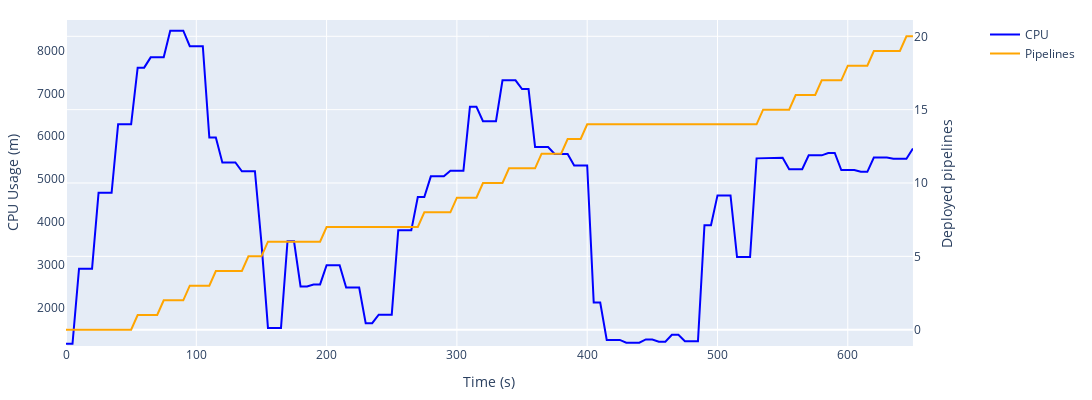

The notebook cell saved with this chart:
### Code cell
# Create figure with secondary y-axis
fig = make_subplots(specs=[[{"secondary_y": True}]])

# Add CPU usage line trace (primary y-axis)
fig.add_trace(
    go.Scatter(
        x=data["time"],
        y=data["cpu"],
        mode="lines",
        name="CPU",
        line=dict(color="blue"),
    ),
    secondary_y=False,
)

# Add pipeline plot curve (secondary y-axis)
fig.add_trace(
    go.Scatter(
        x=events["timestep"],
        y=events["pipelines"],
        mode="lines",
        name="Pipelines",
        line=dict(color="orange"),
    ),
    secondary_y=True,
)

# Update layout
fig.update_layout(
    xaxis_title="Time (s)",
    yaxis_title="CPU Usage (m)",
    height=400,
    width=1200,
    margin=dict(l=20, r=20, t=20, b=20),
    showlegend=True,
    yaxis=dict(showgrid=False),
)

# Set secondary y-axis title
fig.update_yaxes(title_text="Deployed pipelines", secondary_y=True)
fig.update_yaxes(title_text="CPU Usage (m)", secondary_y=False)
fig.update_yaxes(range=[data["cpu"].min()-50, data["cpu"].max()+250], secondary_y=False)

write_image(fig, "pipelines_cpu_usage.pdf")

### Figure 1 — Plotly figure (JSON) as saved in the notebook; plotly's stock layout.template omitted (floating-point values rounded to 4 significant figures; data arrays with more than 128 entries replaced by an {"elided": "..."} marker saying what was removed)
{"data": [{"line": {"color": "blue"}, "mode": "lines", "name": "CPU", "type": "scatter", "x": {"elided": "131 int values"}, "xaxis": "x", "y": {"elided": "131 int values"}, "yaxis": "y"}, {"line": {"color": "orange"}, "mode": "lines", "name": "Pipelines", "type": "scatter", "x": {"elided": "131 int values"}, "xaxis": "x", "y": {"elided": "131 int values"}, "yaxis": "y2"}], "layout": {"height": 400, "margin": {"b": 20, "l": 20, "r": 20, "t": 20}, "showlegend": true, "width": 1200, "xaxis": {"anchor": "y", "domain": [0, 0.94], "title": {"text": "Time (s)"}}, "yaxis": {"anchor": "x", "domain": [0, 1], "range": [1108, 8711], "showgrid": false, "title": {"text": "CPU Usage (m)"}}, "yaxis2": {"anchor": "x", "overlaying": "y", "side": "right", "title": {"text": "Deployed pipelines"}}}}
